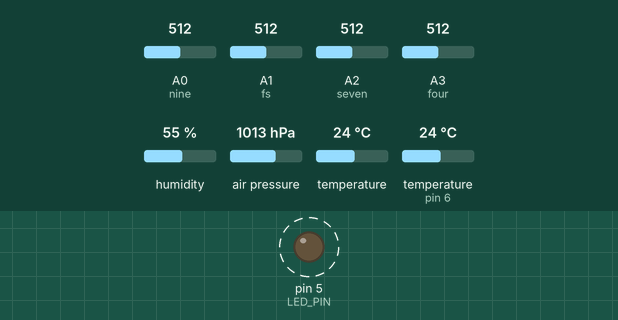
Simulated run of this sketch. Board: Arduino Uno, built with avr-gcc and run on an emulated ATmega328P. Shown: output pins drawn as LEDs (lit = HIGH). Dashed ring = blinking. The test bench sets the inputs (shaded band); at power-on: A0 (nine) = 512, A1 (fs) = 512, A2 (seven) = 512, A3 (four) = 512, humidity 55 %, air pressure 1013 hPa, temperature 24 °C, temperature (sensor on pin 6) 24 °C. The local clock reads 2024-03-15 10:24:30 at power-on unless the sketch sets it; storage starts empty.

Above: at 0.5 s.
Timing chart, 0 to 4.7 s (numbered marks = the images above):
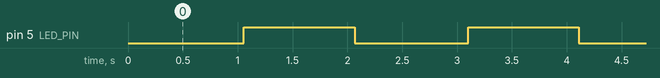

The sketch:

bmpWriteToSDcard.ino
```cpp
#include <Wire.h>
#include <SPI.h>
#include <SD.h>
#include <SoftwareSerial.h>
#include <Adafruit_BMP280.h>
#include <RTClib.h>
#include <dht.h>


const int fs = A1;
const int four = A3;
const int seven = A2;
const int nine = A0;

dht DHT;

#define DHT11_PIN 6
#define LED_PIN 5

RTC_DS3231 rtc;
char daysOfTheWeek[7][12] = {"Sunday", "Monday", "Tuesday", "Wednesday", "Thursday", "Friday", "Saturday"};

File myFile;

Adafruit_BMP280 bmp; // use I2C interface
Adafruit_Sensor *bmp_temp = bmp.getTemperatureSensor();
Adafruit_Sensor *bmp_pressure = bmp.getPressureSensor();


void setup() {
  Wire.begin();  //sets up the I2C
  rtc.begin();
  //rtc.adjust(DateTime(F(__DATE__), F(__TIME__)));

  // Open serial communications and wait for port to open:
  //Serial.begin(9600);
  /*
  while (!Serial) {
  ; // wait for serial port to connect. Needed for native USB port only
  }
 */

  //Serial.print("Initializing SD card...");
  if (!SD.begin(7)) {
  //println("initialization failed!");
    while (1);
    delay(10);
  }
  /*
  if(SD.exists("DATA.csv")){
    SD.remove("DATA.csv");
  }
 */
  unsigned status;

    //bmp.begin(BMP280_ADDRESS_ALT, BMP280_CHIPID);
    //status = bmp.begin(BMP280_ADDRESS_ALT, BMP280_CHIPID);
  status = bmp.begin();

    if (!status) {
      //Serial.println(F("Could not find a valid BMP280 sensor, check wiring or try a different address!"));
      while (1);
      delay(10);
    }


  /* Default settings from datasheet. */
  bmp.setSampling(Adafruit_BMP280::MODE_NORMAL,     /* Operating Mode. */
                  Adafruit_BMP280::SAMPLING_X2,     /* Temp. oversampling */
                  Adafruit_BMP280::SAMPLING_X16,    /* Pressure oversampling */

                  Adafruit_BMP280::FILTER_X16,      /* Filtering. */
                  Adafruit_BMP280::STANDBY_MS_500); /* Standby time. */


  //Serial.println("initialization done. :3");

  if (! rtc.begin()) {
    //Serial.println("Couldn't find RTC");
    //Serial.flush();
    while (1);
    delay(10);
  }


  pinMode(LED_PIN, OUTPUT);

}


void loop() {

  sensors_event_t temp_event, pressure_event;

  bmp_temp->getEvent(&temp_event);
  bmp_pressure->getEvent(&pressure_event);
  DateTime now = rtc.now();

  static String fileName = String(now.day()) + String(now.hour()) + String(now.minute()) + String(now.second())+ ".csv";

  myFile = SD.open(fileName, FILE_WRITE);
  int fishSense = analogRead(fs);
  int fishNine = analogRead(nine);
  int fishFour = analogRead(four);
  int fishSeven = analogRead(seven);

  int chk = DHT.read11(DHT11_PIN);

  delay (1000);
  digitalWrite(LED_PIN, HIGH);

  if (myFile) {
    //myFile.print("Temp: ");
    myFile.print(rtc.getTemperature());
    myFile.print(",");
    myFile.print(temp_event.temperature);
    myFile.print(",");
    myFile.print(pressure_event.pressure);
    myFile.print(",");
    myFile.print(fishSense);
    myFile.print(",");

    myFile.print(fishNine);
    myFile.print(",");
    myFile.print(fishFour);
    myFile.print(",");
    myFile.print(fishSeven);
    myFile.print(",");
    myFile.print(DHT.temperature);
    myFile.print(",");
    myFile.print(DHT.humidity);
    myFile.print(",");

    myFile.print(now.day(), DEC);
    myFile.print(" ");
    myFile.print(now.hour(), DEC);
    myFile.print(':');
    myFile.print(now.minute(), DEC);
    myFile.print(':');
    myFile.print(now.second(), DEC);
    myFile.println();

    // Wait one second before repeating
    delay (1000);


    myFile.close();
    digitalWrite(LED_PIN, LOW);


  }

  /*
  else {
  // if the file didn't open, print an error:
  //Serial.println("error opening CANSAT_DATA.txt");
  }
  */

    /*
    Serial.print(now.year(), DEC);
    Serial.print('/');
    Serial.print(now.month(), DEC);
    Serial.print('/');
    Serial.print(now.day(), DEC);
    Serial.print(" (");
    Serial.print(daysOfTheWeek[now.dayOfTheWeek()]);
    Serial.print(") ");
    Serial.print(now.hour(), DEC);
    Serial.print(':');
    Serial.print(now.minute(), DEC);
    Serial.print(':');
    Serial.print(now.second(), DEC);
    Serial.println();

    Serial.print("Temperature: ");
    Serial.print(rtc.getTemperature());
    Serial.println(" C");

    Serial.println();
    */


}
```

Measured:
- by itself, pin 5 (LED_PIN): alternates HIGH for 1.0 s and LOW for 1.0 s
